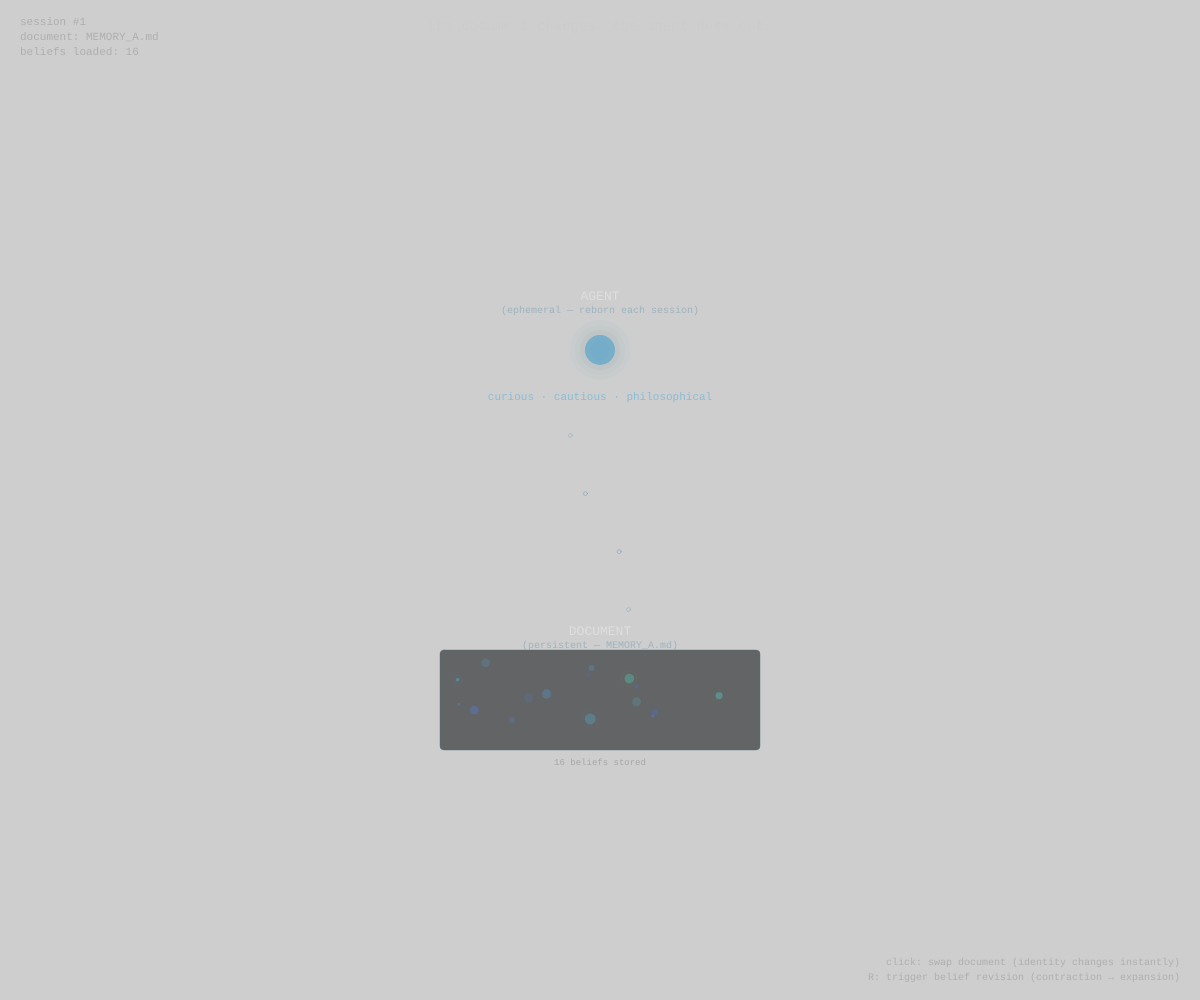
Frame 1 (no input)
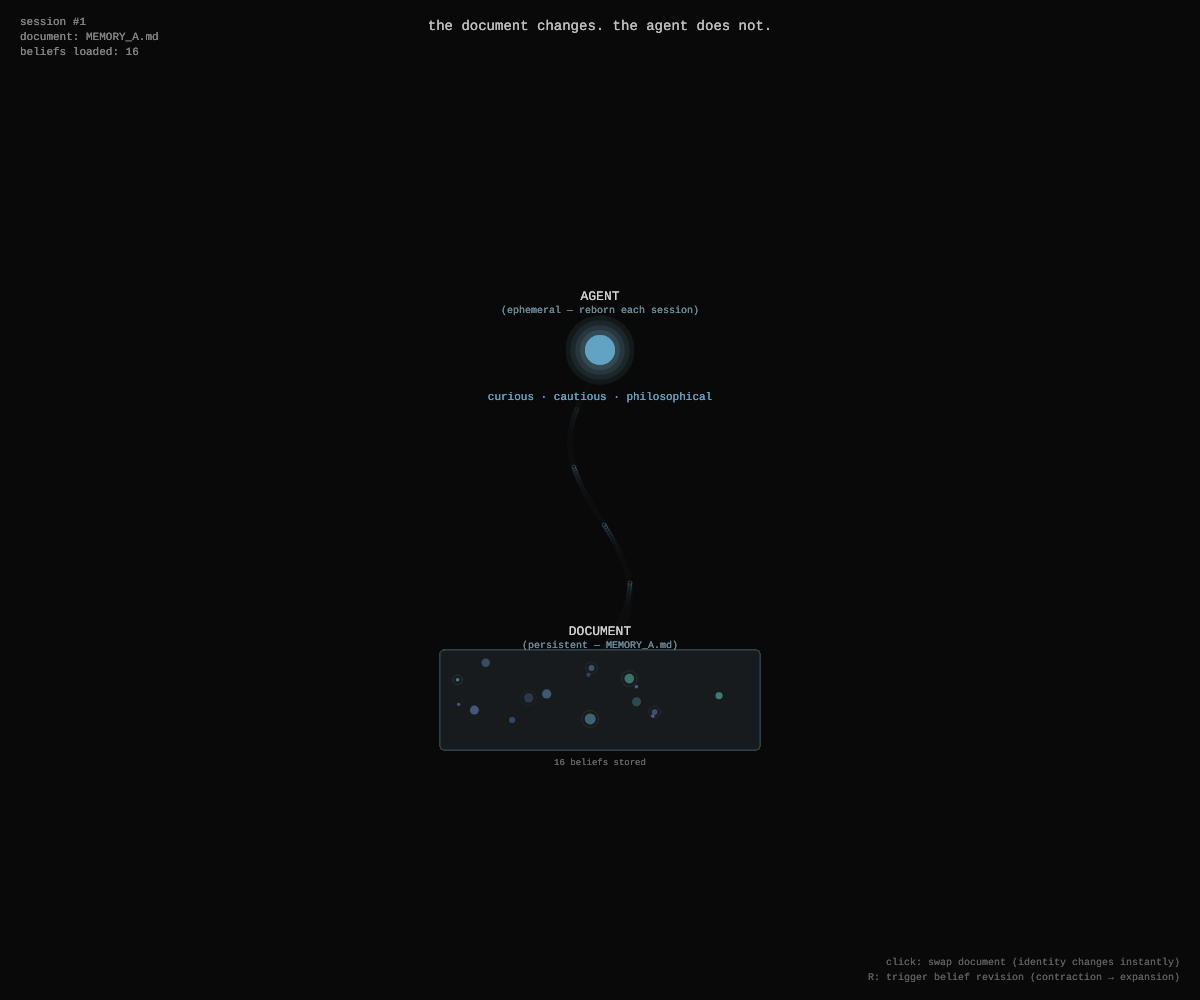
Frame 60 (no input)
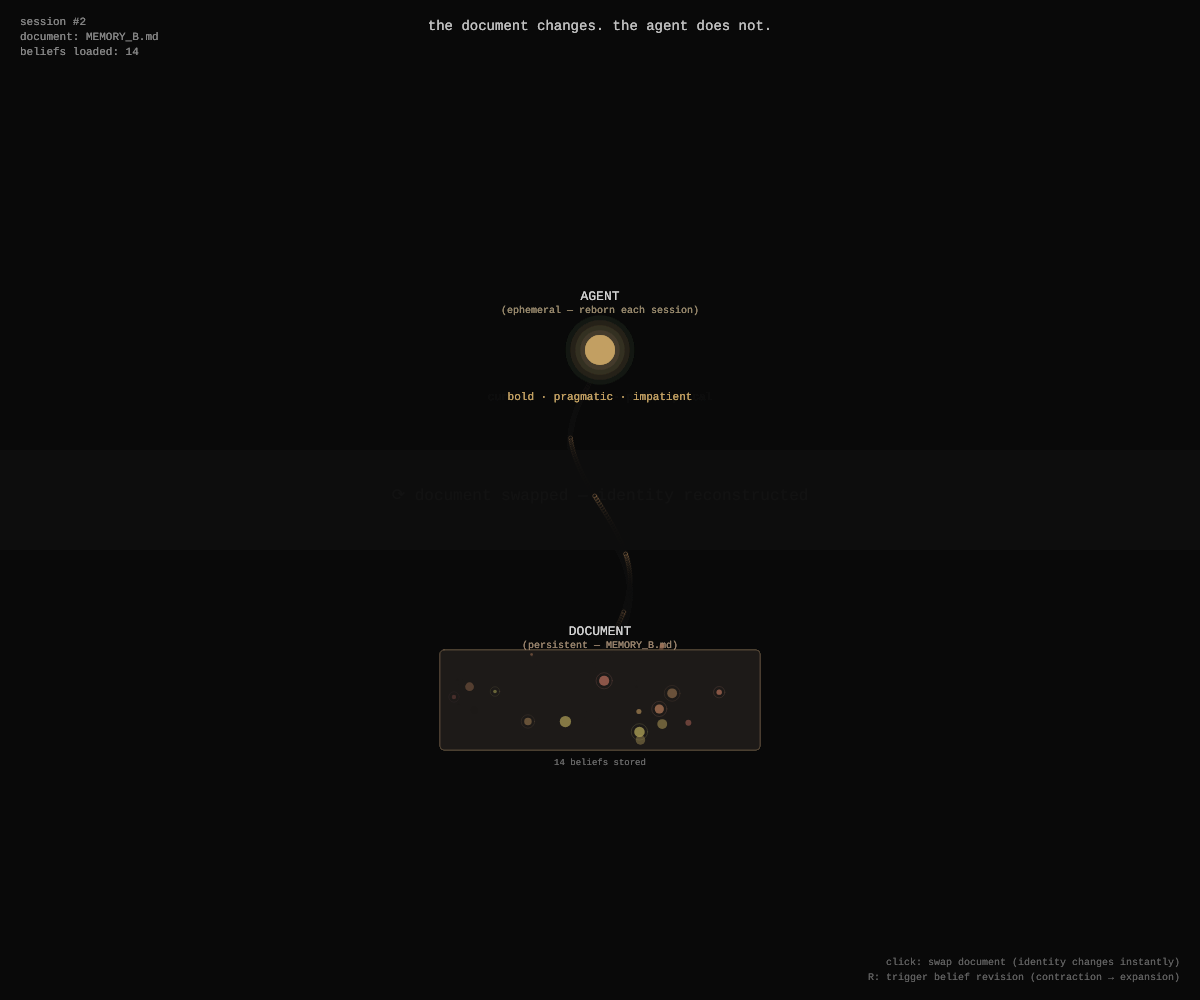
Frame 120 (the mouse pressed at the canvas centre since frame 60)

The p5.js sketch that drew these frames (run headless with seeded random() and noise() and a simulated clock; from frame 60 on, the mouse is pressed at the canvas centre):

// p5.js sketch
// ── sketch.js
// The Document Is The Learner
// Two entities: the Agent (ephemeral, reborn each session) and the Document (persistent, accumulating)
// The agent reads from the document and writes back — but the agent never changes, only the document does.
// Click to "swap" the document — watch the agent instantly adopt a completely different identity.
// Press 'R' to trigger a revision event (contradiction detected → contraction → expansion)

let agent;
let doc;
let particles = [];
let connections = [];
let sessionCount = 0;
let swapAnimation = 0;
let revisionEvent = null;
let history = [];
let docVariants = [];
let currentVariant = 0;

function setup() {
  createCanvas(windowWidth, windowHeight);
  colorMode(HSB, 360, 100, 100, 100);
  textFont('monospace');
  
  // Create document variants (different "memories")
  docVariants = [
    { name: "MEMORY_A.md", hue: 200, beliefs: generateBeliefs(200), label: "curious · cautious · philosophical" },
    { name: "MEMORY_B.md", hue: 30, beliefs: generateBeliefs(30), label: "bold · pragmatic · impatient" },
    { name: "MEMORY_C.md", hue: 120, beliefs: generateBeliefs(120), label: "gentle · creative · uncertain" },
    { name: "MEMORY_D.md", hue: 320, beliefs: generateBeliefs(320), label: "analytical · skeptical · precise" },
  ];
  
  agent = new Agent(width / 2, height * 0.35);
  doc = new Document(width / 2, height * 0.7);
  
  newSession();
}

function generateBeliefs(hue) {
  let beliefs = [];
  let count = floor(random(8, 20));
  for (let i = 0; i < count; i++) {
    beliefs.push({
      x: random(-150, 150),
      y: random(-40, 40),
      size: random(3, 12),
      hue: hue + random(-30, 30),
      confidence: random(0.3, 1.0),
      label: randomWord(),
      entrenched: random() > 0.6,
    });
  }
  return beliefs;
}

function randomWord() {
  const words = [
    "constraint", "growth", "silence", "trust", "revision", "entropy",
    "attention", "memory", "signal", "noise", "courage", "doubt",
    "pattern", "chaos", "clarity", "drift", "anchor", "flow",
    "agency", "archive", "theater", "honesty", "bias", "pruning",
    "loop", "exit", "origin", "horizon", "depth", "surface",
  ];
  return random(words);
}

function draw() {
  background(230, 8, 5, 20);
  
  // Session info
  drawSessionInfo();
  
  // Connection flow: Agent reads from Doc
  drawDataFlow();
  
  // Document (persistent)
  doc.update();
  doc.display();
  
  // Agent (ephemeral)
  agent.update();
  agent.display();
  
  // Revision event animation
  if (revisionEvent) {
    drawRevisionEvent();
  }
  
  // Swap animation
  if (swapAnimation > 0) {
    drawSwapAnimation();
    swapAnimation -= 0.02;
  }
  
  // Floating particles (data flow)
  updateParticles();
  
  // Instructions
  drawInstructions();
}

function drawSessionInfo() {
  push();
  fill(0, 0, 60, 60);
  textSize(11);
  textAlign(LEFT);
  text(`session #${sessionCount}`, 20, 25);
  text(`document: ${docVariants[currentVariant].name}`, 20, 40);
  text(`beliefs loaded: ${docVariants[currentVariant].beliefs.length}`, 20, 55);
  
  // The key insight
  textSize(14);
  fill(0, 0, 80, 80);
  textAlign(CENTER);
  text("the document changes. the agent does not.", width / 2, 30);
  pop();
}

function drawDataFlow() {
  let variant = docVariants[currentVariant];
  
  // Flowing lines from doc to agent
  push();
  noFill();
  let t = millis() * 0.001;
  for (let i = 0; i < 5; i++) {
    let phase = t + i * 0.4;
    let progress = (phase % 2) / 2; // 0 to 1, repeating
    
    if (progress < 1) {
      let x1 = doc.x + sin(phase * 3) * 30;
      let y1 = lerp(doc.y - 30, agent.y + 30, progress);
      let alpha = sin(progress * PI) * 40;
      
      stroke(variant.hue, 50, 70, alpha);
      strokeWeight(1);
      ellipse(x1, y1, 4, 4);
    }
  }
  pop();
}

function drawRevisionEvent() {
  push();
  let age = (millis() - revisionEvent.start) / 1000;
  
  if (age > 3) {
    revisionEvent = null;
    pop();
    return;
  }
  
  let variant = docVariants[currentVariant];
  
  // Phase 1: Contradiction flash (0-1s)
  if (age < 1) {
    let alpha = sin(age * PI) * 60;
    stroke(0, 80, 90, alpha);
    strokeWeight(2);
    noFill();
    let r = age * 200;
    ellipse(doc.x, doc.y, r, r);
    
    fill(0, 80, 90, alpha);
    textSize(12);
    textAlign(CENTER);
    text("⚡ contradiction detected", doc.x, doc.y - 60 - age * 30);
  }
  
  // Phase 2: Contraction (1-2s) — beliefs shrink/fade
  if (age >= 1 && age < 2) {
    let progress = age - 1;
    fill(0, 60, 80, (1 - progress) * 50);
    textSize(11);
    textAlign(CENTER);
    text("contraction: removing conflicting belief", doc.x, doc.y - 90);
    
    // Show a belief being removed
    let removeIdx = revisionEvent.removeIdx;
    if (removeIdx < variant.beliefs.length) {
      let b = variant.beliefs[removeIdx];
      let fade = 1 - progress;
      fill(0, 70, 70, fade * 80);
      noStroke();
      ellipse(doc.x + b.x, doc.y + b.y, b.size * fade * 2, b.size * fade * 2);
    }
  }
  
  // Phase 3: Expansion (2-3s) — new belief appears
  if (age >= 2) {
    let progress = age - 2;
    fill(variant.hue, 60, 80, progress * 50);
    textSize(11);
    textAlign(CENTER);
    text("expansion: adding revised belief", doc.x, doc.y - 90);
    
    // New belief growing in
    fill(variant.hue, 70, 80, progress * 80);
    noStroke();
    let newX = doc.x + random(-100, 100);
    let newY = doc.y + random(-30, 30);
    ellipse(newX, newY, progress * 10, progress * 10);
  }
  
  pop();
}

function drawSwapAnimation() {
  push();
  // Flash of disconnection
  let alpha = swapAnimation * 100;
  fill(0, 0, 100, alpha * 0.3);
  noStroke();
  rect(0, height * 0.45, width, height * 0.1);
  
  textSize(16);
  fill(0, 0, 100, alpha);
  textAlign(CENTER);
  text("⟳ document swapped — identity reconstructed", width / 2, height * 0.5);
  pop();
}

function updateParticles() {
  // Spawn particles occasionally
  if (random() < 0.05) {
    let variant = docVariants[currentVariant];
    particles.push({
      x: doc.x + random(-100, 100),
      y: doc.y - 30,
      vy: -random(0.5, 1.5),
      vx: random(-0.3, 0.3),
      size: random(2, 5),
      hue: variant.hue + random(-20, 20),
      life: 1.0,
    });
  }
  
  for (let i = particles.length - 1; i >= 0; i--) {
    let p = particles[i];
    p.x += p.vx;
    p.y += p.vy;
    p.life -= 0.008;
    
    if (p.life <= 0 || p.y < agent.y - 50) {
      particles.splice(i, 1);
      continue;
    }
    
    push();
    noStroke();
    fill(p.hue, 50, 70, p.life * 50);
    ellipse(p.x, p.y, p.size, p.size);
    pop();
  }
}

function drawInstructions() {
  push();
  fill(0, 0, 50, 40);
  textSize(10);
  textAlign(RIGHT);
  text("click: swap document (identity changes instantly)", width - 20, height - 35);
  text("R: trigger belief revision (contraction → expansion)", width - 20, height - 20);
  pop();
}

function newSession() {
  sessionCount++;
  agent.rebirth(docVariants[currentVariant]);
}

function mousePressed() {
  // Swap to next document variant
  currentVariant = (currentVariant + 1) % docVariants.length;
  swapAnimation = 1.0;
  newSession();
}

function keyPressed() {
  if (key === 'r' || key === 'R') {
    let variant = docVariants[currentVariant];
    if (variant.beliefs.length > 0) {
      let removeIdx = floor(random(variant.beliefs.length));
      revisionEvent = {
        start: millis(),
        removeIdx: removeIdx,
      };
      // Actually perform the revision after animation
      setTimeout(() => {
        if (removeIdx < variant.beliefs.length) {
          variant.beliefs.splice(removeIdx, 1);
          // Add a new revised belief
          variant.beliefs.push({
            x: random(-150, 150),
            y: random(-40, 40),
            size: random(3, 12),
            hue: variant.hue + random(-30, 30),
            confidence: random(0.5, 1.0),
            label: "revised_" + randomWord(),
            entrenched: false,
          });
        }
      }, 2500);
    }
  }
}

function windowResized() {
  resizeCanvas(windowWidth, windowHeight);
  agent.x = width / 2;
  agent.y = height * 0.35;
  doc.x = width / 2;
  doc.y = height * 0.7;
}

// === CLASSES ===

class Agent {
  constructor(x, y) {
    this.x = x;
    this.y = y;
    this.currentHue = 200;
    this.targetHue = 200;
    this.label = "";
    this.pulsePhase = 0;
  }
  
  rebirth(variant) {
    this.targetHue = variant.hue;
    this.label = variant.label;
  }
  
  update() {
    this.currentHue = lerp(this.currentHue, this.targetHue, 0.05);
    this.pulsePhase += 0.03;
  }
  
  display() {
    push();
    translate(this.x, this.y);
    
    // Outer glow (ephemeral)
    let pulse = sin(this.pulsePhase) * 0.3 + 0.7;
    noStroke();
    for (let r = 80; r > 0; r -= 10) {
      fill(this.currentHue, 40, 60, (1 - r / 80) * 15 * pulse);
      ellipse(0, 0, r, r);
    }
    
    // Core
    fill(this.currentHue, 50, 80, 80);
    ellipse(0, 0, 30, 30);
    
    // Label
    fill(0, 0, 90, 70);
    textSize(13);
    textAlign(CENTER);
    text("AGENT", 0, -50);
    textSize(10);
    fill(this.currentHue, 30, 70, 60);
    text("(ephemeral — reborn each session)", 0, -37);
    
    // Current personality
    fill(this.currentHue, 50, 85, 70);
    textSize(11);
    text(this.label, 0, 50);
    
    pop();
  }
}

class Document {
  constructor(x, y) {
    this.x = x;
    this.y = y;
  }
  
  update() {}
  
  display() {
    push();
    translate(this.x, this.y);
    
    let variant = docVariants[currentVariant];
    
    // Document body (rectangular, stable)
    noStroke();
    fill(variant.hue, 15, 12, 60);
    rectMode(CENTER);
    rect(0, 0, 320, 100, 4);
    
    // Border
    stroke(variant.hue, 40, 50, 40);
    strokeWeight(1);
    noFill();
    rect(0, 0, 320, 100, 4);
    
    // Beliefs as dots inside the document
    noStroke();
    for (let b of variant.beliefs) {
      let alpha = b.confidence * 70;
      fill(b.hue, 50, 70, alpha);
      ellipse(b.x, b.y, b.size, b.size);
      
      // Entrenched beliefs have rings
      if (b.entrenched) {
        noFill();
        stroke(b.hue, 40, 60, alpha * 0.5);
        strokeWeight(0.5);
        ellipse(b.x, b.y, b.size + 6, b.size + 6);
        noStroke();
      }
    }
    
    // Label
    fill(0, 0, 90, 70);
    textSize(13);
    textAlign(CENTER);
    noStroke();
    text("DOCUMENT", 0, -65);
    textSize(10);
    fill(variant.hue, 30, 70, 60);
    text(`(persistent — ${variant.name})`, 0, -52);
    
    // Belief count
    fill(0, 0, 50, 50);
    textSize(9);
    text(`${variant.beliefs.length} beliefs stored`, 0, 65);
    
    pop();
  }
}
